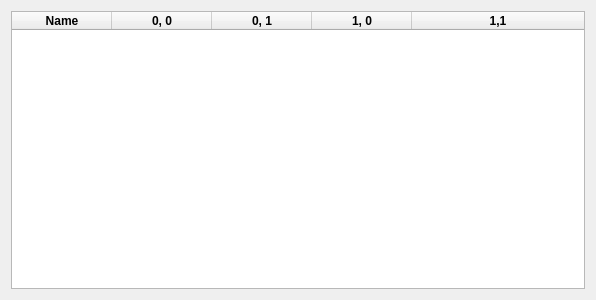
<?xml version="1.0" encoding="UTF-8"?>
<ui version="4.0">
 <class>AlgorithmResults</class>
 <widget class="QDialog" name="AlgorithmResults">
  <property name="geometry">
   <rect>
    <x>0</x>
    <y>0</y>
    <width>596</width>
    <height>300</height>
   </rect>
  </property>
  <property name="windowTitle">
   <string>AlgorithmResults</string>
  </property>
  <layout class="QGridLayout" name="gridLayout">
   <item row="0" column="0">
    <widget class="QTableWidget" name="tableWidget">
     <property name="font">
      <font>
       <weight>75</weight>
       <bold>true</bold>
      </font>
     </property>
     <property name="editTriggers">
      <set>QAbstractItemView::NoEditTriggers</set>
     </property>
     <attribute name="horizontalHeaderStretchLastSection">
      <bool>true</bool>
     </attribute>
     <column>
      <property name="text">
       <string>Name</string>
      </property>
     </column>
     <column>
      <property name="text">
       <string>0, 0</string>
      </property>
     </column>
     <column>
      <property name="text">
       <string>0, 1</string>
      </property>
     </column>
     <column>
      <property name="text">
       <string>1, 0</string>
      </property>
     </column>
     <column>
      <property name="text">
       <string>1,1</string>
      </property>
     </column>
    </widget>
   </item>
  </layout>
 </widget>
 <layoutdefault spacing="6" margin="11"/>
 <resources/>
 <connections/>
</ui>
